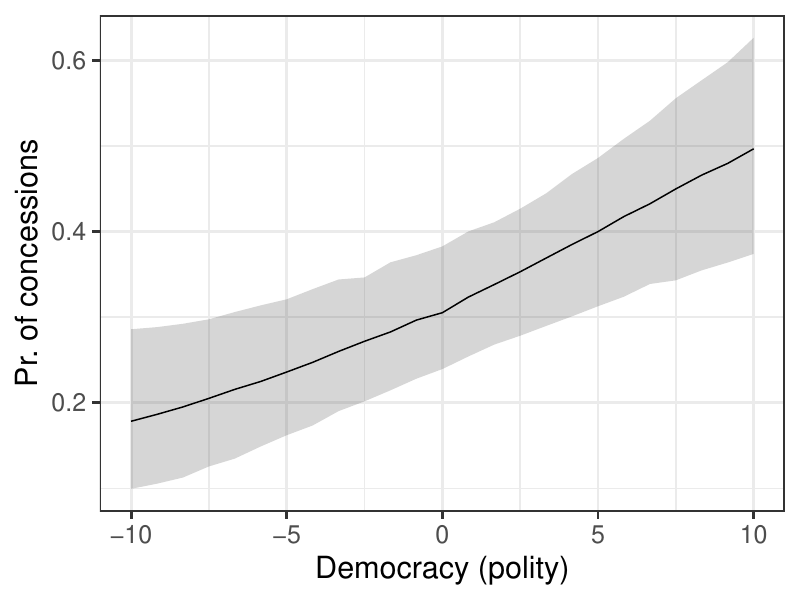

Write R code to recreate this figure.
library(ggplot2)
library(gridExtra)
library(matrixStats)
library(data.table)
library(stringr)
rm(list=ls())
source("functions/avdata.r")
source("functions/estimationFunctions2018.R")


load("Data/woaData_USEA.rdata")
rwin <- RWIN2 #military defeats are censored
fullData <- cbind.data.frame(ccode, year,caseList, y, RWIN2,X)
fullData <- as.data.table(fullData)  


X[,14] <- 1-X[,14] #territory is 1
XR <- XG <- X[,c(1:8,10:11,  14)] 
ZG <- cbind(1, X[, c("polity2", "rgdpna", "Incomp" ,"lmtnest", "ethfrac", "relfrac")])
llik <- function(x0){
  lik(x0, XR=XR, XG=XG, Z=ZG, y=y, rwin=rwin)
}



load("model2_fitted.Rdata") 
load("model2_bootstrap.rdata")
par <- output$par
bootMat <- bootMat[bootMat[,"conv"]==0,]
bootMat <- bootMat[,1:length(par)]
rebBS <- bootMat[, str_detect(names(par), "lambdaR")]
govBS <- bootMat[, str_detect(names(par), "lambdaG")]
gammaR <- bootMat[,str_detect(names(par), "gammaR")]
gammaG <- bootMat[,str_detect(names(par), "gammaG")]
Z <- cbind(1, X[, c("polity2", "rgdpna", "Incomp" ,"lmtnest", "ethfrac", "relfrac")])
set.seed(1)



X.tilde <- av.data(XR, x1="polity2", length.out=25)
Z.tilde <- av.data(Z, x1="polity2", length.out=25)
lambdaR <- t(exp(X.tilde %*% t(rebBS)))
lambdaG <- t(exp(X.tilde %*% t(govBS)))

zG <- t(plogis(Z.tilde %*% t(gammaG)))
zR <- t(plogis(Z.tilde %*% t(gammaR)))

delta <-( ( log(zR)/lambdaR ) >= ( log(zG)/lambdaG))
yG <- yR <- yHat <- rwin <- Gwin <-  matrix(0, nrow=nrow(bootMat), ncol=25)
for(i in 1:nrow(bootMat)){
  for(j in 1:25){
    
    
    R2G1 <- rg2(10000,lambdaR[i,j])
    R2G1[R2G1 < 0 ] <- 0
    R1G2 <- rg1(10000, l1=lambdaR[i,j], l2=lambdaG[i,j], z1=zR[i,j], z2=zG[i,j])
    R1G2[R1G2 < 0 ] <- 0
    G2R1 <- rg2(10000, l2=lambdaG[i,j])
    G2R1[G2R1 < 0] <- 0
    G1R2 <- rg1(10000, l2=lambdaR[i,j], l1=lambdaG[i,j], z2=zR[i,j], z1=zG[i,j])
    G1R2[G1R2 < 0] <- 0
    
    
    yG[i,j] <- ifelse(delta[i,j], #if gov is PFQ
                      median(G1R2),
                      median(G2R1))
    yR[i,j] <- ifelse(delta[i,j], #if gov is PFQ
                      median(R2G1),
                      median(R1G2))
    yHat[i,j] <- ifelse(delta[i,j],#if gov is PFQ
                        median(rowMins(cbind(G1R2, R2G1))),
                        median(rowMins(cbind(G2R1, R1G2))))
    
    rwin[i,j] <- ifelse(delta[i,j],
                        mean( (rowMins(cbind(G1R2, R2G1)) == G1R2)  & (rowMins(cbind(G1R2, R2G1)) < Inf) ),
                        mean( (rowMins(cbind(G2R1, R1G2)) == G2R1)  & (rowMins(cbind(G2R1, R1G2)) < Inf) ))
    Gwin[i,j] <- ifelse(delta[i,j],
                        mean( (rowMins(cbind(G1R2, R2G1)) == R2G1)  & (rowMins(cbind(G1R2, R2G1)) < Inf) ),
                        mean( (rowMins(cbind(G2R1, R1G2)) == R1G2)  & (rowMins(cbind(G2R1, R1G2)) < Inf) ))
    
    
    
  }
}

plot.df<- rbind.data.frame(colQuantiles(yG, probs=c(0.05,.5,.95)), 
                           colQuantiles(yR, probs=c(0.05,.5,.95)))
plot.df2 <- data.frame(colQuantiles(yHat, probs=c(0.05,.5,.95)))
plot.dfRW <-  data.frame(colQuantiles(rwin, probs=c(0.05,.5,.95)))
plot.dfGW <-  data.frame(colQuantiles(Gwin, probs=c(0.05,.5,.95)))


colnames(plot.df) <- colnames(plot.df2) <- colnames(plot.dfRW) <-  colnames(plot.dfGW) <-c("lo", "fit",  "hi")
plot.df$polity2 <- plot.df2$polity2 <- plot.dfRW$polity2 <- X.tilde[,"polity2"]
plot.df$effect <- rep(c("Gov't", "Rebel"), each=25)



gout <- ggplot(plot.dfRW)+
  geom_ribbon(aes(x=polity2, ymin=lo, ymax=hi), alpha=.2)+
  geom_line(aes(x=polity2, y=fit))+
  theme_bw(22)+
  xlab("Democracy (polity)")+
  ylab("Pr. of concessions")
ggsave("figure2.pdf", plot=gout, width=8, height=6)
